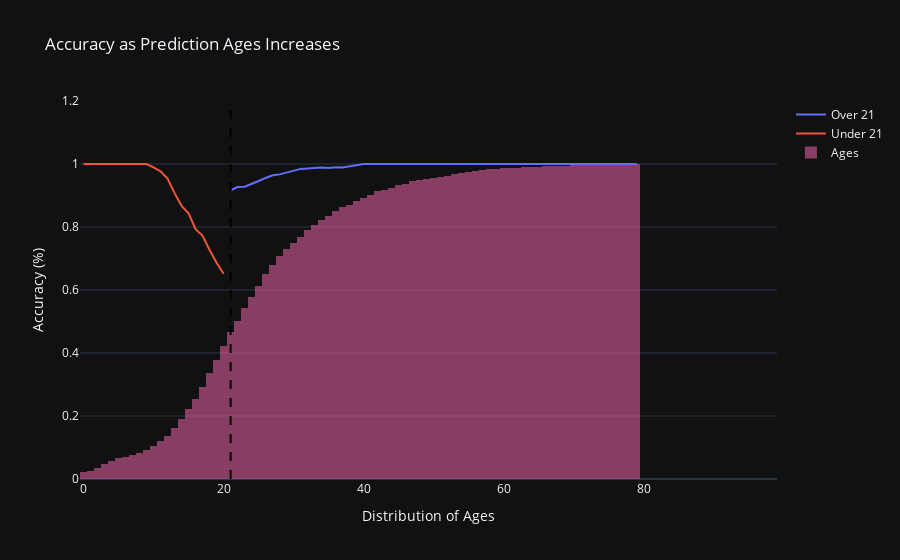

The cell this chart's notebook holds for it:
### Code cell
import plotly.graph_objects as go

# Create plot
fig = go.Figure()

# Add a line plot for the accuracy over 21
fig.add_trace(go.Scatter(x=[list(x.keys())[0] for x in accuracy_over_21],
                         y=[list(x.values())[0] for x in accuracy_over_21],
                         mode='lines',
                         name='Over 21'))

# Add a line plot for the accuracy under 21
fig.add_trace(go.Scatter(x=[list(x.keys())[0] for x in accuracy_under_21],
                         y=[list(x.values())[0] for x in accuracy_under_21],
                         mode='lines',
                         name='Under 21'))

# Add horizontal line at age 21
fig.add_shape(type="line", x0=21, y0=0, x1=21, y1=1.2, line=dict(color="black", width=2, dash="dash"))

# Add histogram of predicted ages as a percentage with Gaussian kernel density estimation
fig.add_trace(go.Histogram(x=df['predicted'],
                            nbinsx=100,
                            name='Ages',
                            marker_color='hotpink',
                            histnorm='probability',  # Normalize histogram to probability
                            cumulative_enabled=True,  # Enable cumulative accumulation
                            opacity=0.5,
                            marker=dict(color='rgba(0,0,0,0)')  # Make the histogram transparent
                            ))

# Update layout
fig.update_layout(title='Accuracy as Prediction Ages Increases',
                  xaxis_title='Distribution of Ages',
                  yaxis_title='Accuracy (%)')

# Change to dark theme
fig.update_layout(template='plotly_dark')

# Show plot
fig.show()

### Figure 1 — Plotly figure (JSON) as saved in the notebook; plotly's stock layout.template omitted (floating-point values rounded to 4 significant figures; data arrays with more than 128 entries replaced by an {"elided": "..."} marker saying what was removed)
{"data": [{"mode": "lines", "name": "Over 21", "type": "scatter", "x": [21, 22, 23, 24, 25, 26, 27, 28, 29, 30, 31, 32, 33, 34, 35, 36, 37, 38, 39, 40, 41, 42, 43, 44, 45, 46, 47, 48, 49, 50, 51, 52, 53, 54, 55, 56, 57, 58, 59, 60, 61, 62, 63, 64, 65, 66, 67, 68, 69, 70, 71, 72, 73, 74, 75, 76, 77, 78, 79, 80, 81, 82, 83, 84, 85, 86, 87, 88, 89, 90, 91, 92, 93, 94, 95, 96, 97, 98, 99], "y": [0.9167, 0.927, 0.9279, 0.9383, 0.9461, 0.9557, 0.9641, 0.9671, 0.9721, 0.9795, 0.9844, 0.9855, 0.9869, 0.9886, 0.9876, 0.99, 0.9889, 0.9919, 0.9958, 1, 1, 1, 1, 1, 1, 1, 1, 1, 1, 1, 1, 1, 1, 1, 1, 1, 1, 1, 1, 1, 1, 1, 1, 1, 1, 1, 1, 1, 1, 1, 1, 1, 1, 1, 1, 1, 1, 1, 1, null, null, null, null, null, null, null, null, null, null, null, null, null, null, null, null, null, null, null, null]}, {"mode": "lines", "name": "Under 21", "type": "scatter", "x": [0, 1, 2, 3, 4, 5, 6, 7, 8, 9, 10, 11, 12, 13, 14, 15, 16, 17, 18, 19, 20], "y": [1, 1, 1, 1, 1, 1, 1, 1, 1, 1, 0.9894, 0.9766, 0.954, 0.9075, 0.8673, 0.8436, 0.7929, 0.7721, 0.727, 0.6863, 0.6518]}, {"cumulative": {"enabled": true}, "histnorm": "probability", "marker": {"color": "hotpink"}, "name": "Ages", "nbinsx": 100, "opacity": 0.5, "type": "histogram", "x": {"elided": "1897 float values"}}], "layout": {"shapes": [{"line": {"color": "black", "dash": "dash", "width": 2}, "type": "line", "x0": 21, "x1": 21, "y0": 0, "y1": 1.2}], "title": {"text": "Accuracy as Prediction Ages Increases"}, "xaxis": {"title": {"text": "Distribution of Ages"}}, "yaxis": {"title": {"text": "Accuracy (%)"}}}}
